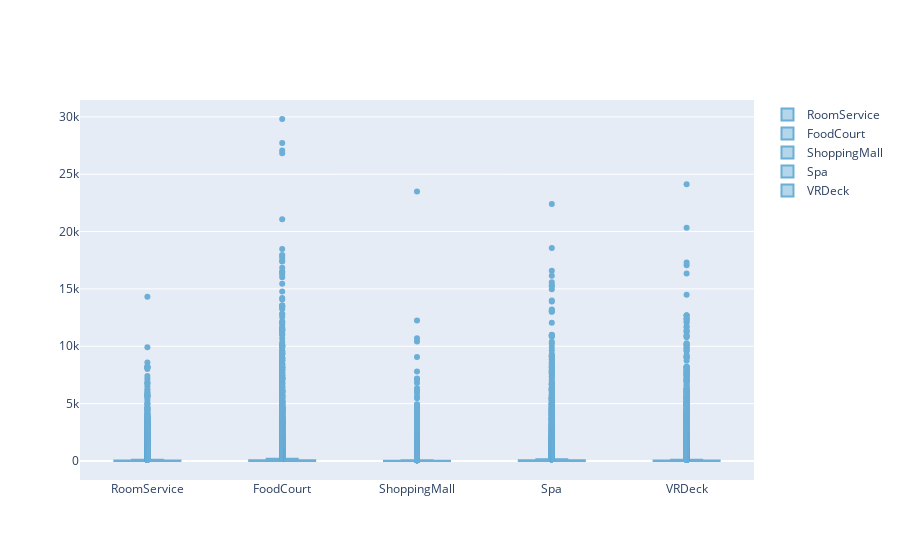

Notebook code cell kept with this figure:
### Code cell
#box plot of all numerical columns to track outliers
fig = go.Figure()
fig.add_trace(go.Box(
    y=df["RoomService"],
    name="RoomService",
    boxpoints='outliers',
    marker_color='rgb(107,174,214)',
    line_color='rgb(107,174,214)'
))
fig.add_trace(go.Box(
    y=df["FoodCourt"],
    name="FoodCourt",
    boxpoints='outliers',
    marker_color='rgb(107,174,214)',
    line_color='rgb(107,174,214)'
))
fig.add_trace(go.Box(
    y=df["ShoppingMall"],
    name="ShoppingMall",
    boxpoints='outliers',
    marker_color='rgb(107,174,214)',
    line_color='rgb(107,174,214)'
))
fig.add_trace(go.Box(
    y=df["Spa"],
    name="Spa",
    boxpoints='outliers',
    marker_color='rgb(107,174,214)',
    line_color='rgb(107,174,214)'
))
fig.add_trace(go.Box(
    y=df["VRDeck"],
    name="VRDeck",
    boxpoints='outliers',
    marker_color='rgb(107,174,214)',
    line_color='rgb(107,174,214)'
))
fig.show()

### Figure 1 — Plotly figure (JSON) as saved in the notebook; plotly's stock layout.template omitted (floating-point values rounded to 4 significant figures; data arrays with more than 128 entries replaced by an {"elided": "..."} marker saying what was removed)
{"data": [{"boxpoints": "outliers", "line": {"color": "rgb(107,174,214)"}, "marker": {"color": "rgb(107,174,214)"}, "name": "RoomService", "type": "box", "y": {"elided": "8693 int values"}}, {"boxpoints": "outliers", "line": {"color": "rgb(107,174,214)"}, "marker": {"color": "rgb(107,174,214)"}, "name": "FoodCourt", "type": "box", "y": {"elided": "8693 int values"}}, {"boxpoints": "outliers", "line": {"color": "rgb(107,174,214)"}, "marker": {"color": "rgb(107,174,214)"}, "name": "ShoppingMall", "type": "box", "y": {"elided": "8693 int values"}}, {"boxpoints": "outliers", "line": {"color": "rgb(107,174,214)"}, "marker": {"color": "rgb(107,174,214)"}, "name": "Spa", "type": "box", "y": {"elided": "8693 int values"}}, {"boxpoints": "outliers", "line": {"color": "rgb(107,174,214)"}, "marker": {"color": "rgb(107,174,214)"}, "name": "VRDeck", "type": "box", "y": {"elided": "8693 int values"}}], "layout": {}}
